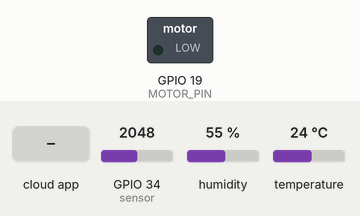
A sketch run on a simulated ESP32. Shown: switched loads named in the sketch (green lamp = pin HIGH). The inputs (shaded band) are chosen by the test bench; at power-on: GPIO 34 (sensor) = 2048, humidity 55 %, temperature 24 °C. WiFi joins after 1.5 s; servers stay silent unless stated; the Firebase database answers and starts empty; what the sketch prints to the serial monitor is not drawn.

Above: at 3.2 s.
3.3 s: the phone or cloud app sets motorSpeed to 25
At 6.6 s:
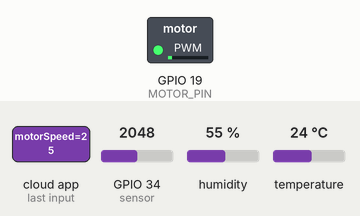
7.6 s: the phone or cloud app sets motorSpeed to 100
At 10.2 s:
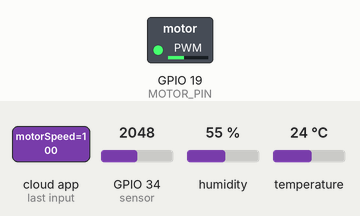
Timing chart, 0 to 11.7 s (numbered marks = the images above; inputs shaded):
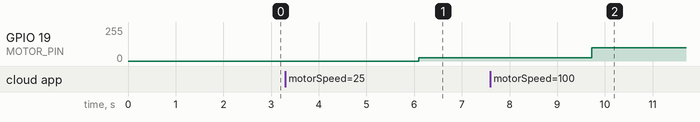

Measured:
- after the input at 3.3 s, GPIO 19 (MOTOR_PIN): 0/255 → 25/255 after 2.8 s
- after the input at 7.6 s, GPIO 19 (MOTOR_PIN): 25/255 → 100/255 after 2.1 s

The sketch:

DHT+gas+gps.ino
```cpp
#include <WiFi.h>
#include <FirebaseESP32.h>
#include <DHT.h>

#define DHTPIN 18
#define DHTTYPE DHT11
#define LED_PIN 23

DHT dht(DHTPIN, DHTTYPE);

#define MOTOR_PIN 19
int motorSpeed = 0;

char* ssid = "Redmi Note 9 Pro";
char* password = "Aditya@321";
char* firebaseHost = "smart-cold-storage-controller-default-rtdb.asia-southeast1.firebasedatabase.app";
char* firebaseAuth = "Z0KgNkwAluFlRPGtPQwsvUhcy4oeU7CLaJwBLaJE";

FirebaseData firebaseData;
FirebaseJson json;

void setup() {
  Serial.begin(115200);
  Serial.print("Setting up environment");
  dht.begin();
  pinMode(MOTOR_PIN, OUTPUT);

  WiFi.begin(ssid, password);
  Serial.print("Connecting to WiFi...");
  while (WiFi.status() != WL_CONNECTED) {
    delay(1000);
    Serial.print(".");
  }
  Serial.println();
  Serial.print("Connected to WiFi: ");
  Serial.println(ssid);

  Firebase.begin(firebaseHost, firebaseAuth);
  Serial.println("Firebase initialized.");
}

void loop() {

  float temperature = dht.readTemperature();
  float humidity = dht.readHumidity();
  Serial.print(temperature);
Serial.print("       ");


  if (isnan(temperature) || isnan(humidity)) {
    Serial.println("Failed to read temperature and humidity from DHT11 sensor.");
    return;
  }


  Firebase.setFloat(firebaseData, "/temperature", temperature);
  Firebase.setFloat(firebaseData, "/humidity", humidity);


  Firebase.getFloat(firebaseData, "/motorSpeed");
  if (firebaseData.dataType() == "float") {
    motorSpeed = firebaseData.floatData();
    Serial.print("Motor speed set to ");
    Serial.println(motorSpeed);
  }


  analogWrite(MOTOR_PIN, motorSpeed);

  int sensorValue = analogRead(34); // replace 34 with your gas sensor's pin number
  Serial.println(sensorValue);

  json.clear();
  json.add("gas_sensor_data", sensorValue);

  Firebase.setFloat(firebaseData, "/gas_sensor", sensorValue);

  // if (firebaseData.error()) {
  //   Serial.println(firebaseData.errorReason());
  // }

  delay(3000);
}
```
